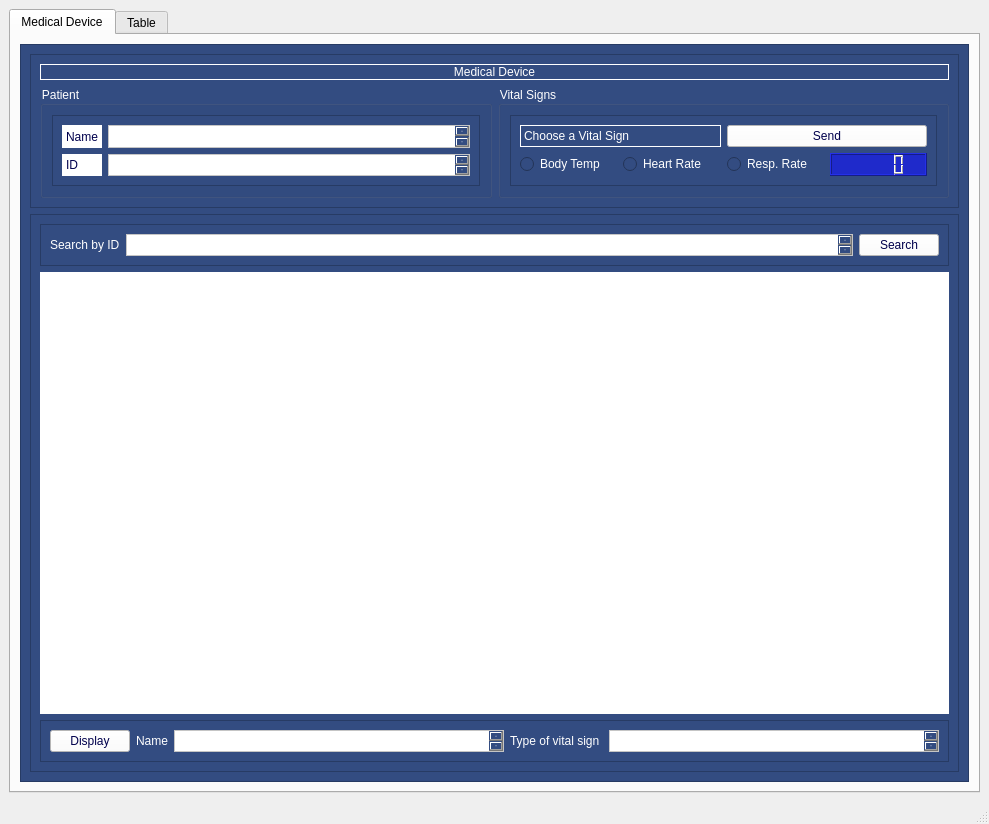
<?xml version="1.0" encoding="UTF-8"?>
<ui version="4.0">
 <class>MainWindow</class>
 <widget class="QMainWindow" name="MainWindow">
  <property name="geometry">
   <rect>
    <x>0</x>
    <y>0</y>
    <width>989</width>
    <height>824</height>
   </rect>
  </property>
  <property name="windowTitle">
   <string>MainWindow</string>
  </property>
  <widget class="QWidget" name="centralwidget">
   <layout class="QGridLayout" name="gridLayout_3">
    <item row="0" column="0">
     <widget class="QTabWidget" name="tableTab">
      <property name="currentIndex">
       <number>0</number>
      </property>
      <widget class="QWidget" name="tab">
       <attribute name="title">
        <string>Medical Device</string>
       </attribute>
       <layout class="QGridLayout" name="gridLayout_8">
        <item row="0" column="0">
         <widget class="QFrame" name="frame">
          <property name="styleSheet">
           <string notr="true">background-color:rgb(51, 76, 129);
color: white;
</string>
          </property>
          <property name="frameShape">
           <enum>QFrame::StyledPanel</enum>
          </property>
          <property name="frameShadow">
           <enum>QFrame::Raised</enum>
          </property>
          <layout class="QVBoxLayout" name="verticalLayout">
           <item>
            <widget class="QFrame" name="frame_6">
             <property name="styleSheet">
              <string notr="true"/>
             </property>
             <property name="frameShape">
              <enum>QFrame::StyledPanel</enum>
             </property>
             <property name="frameShadow">
              <enum>QFrame::Raised</enum>
             </property>
             <layout class="QGridLayout" name="gridLayout_7">
              <item row="0" column="0" colspan="2">
               <widget class="QLabel" name="label_12">
                <property name="styleSheet">
                 <string notr="true">border-width: 1px 1px 1px 1px; /* top, right, bottom, left */
font: 75 18pt &quot;MS Shell Dlg 2&quot;;
    border-style: solid;
    border-color: white;
color: white;</string>
                </property>
                <property name="text">
                 <string>Medical Device</string>
                </property>
                <property name="alignment">
                 <set>Qt::AlignCenter</set>
                </property>
               </widget>
              </item>
              <item row="1" column="0">
               <widget class="QGroupBox" name="groupBox">
                <property name="styleSheet">
                 <string notr="true">color: white;</string>
                </property>
                <property name="title">
                 <string>Patient</string>
                </property>
                <layout class="QGridLayout" name="gridLayout_6">
                 <item row="0" column="0">
                  <widget class="QFrame" name="frame_2">
                   <property name="frameShape">
                    <enum>QFrame::StyledPanel</enum>
                   </property>
                   <property name="frameShadow">
                    <enum>QFrame::Raised</enum>
                   </property>
                   <layout class="QGridLayout" name="gridLayout">
                    <item row="0" column="0">
                     <widget class="QLabel" name="label_10">
                      <property name="sizePolicy">
                       <sizepolicy hsizetype="Preferred" vsizetype="Ignored">
                        <horstretch>0</horstretch>
                        <verstretch>0</verstretch>
                       </sizepolicy>
                      </property>
                      <property name="styleSheet">
                       <string notr="true">border-width: 1px 1px 1px 1px; /* top, right, bottom, left */
    border-style: solid;
    border-color: white;
color:rgb(0, 0, 76);
background-color:white;</string>
                      </property>
                      <property name="text">
                       <string>Name</string>
                      </property>
                     </widget>
                    </item>
                    <item row="0" column="1">
                     <widget class="QTextEdit" name="name_textbox">
                      <property name="sizePolicy">
                       <sizepolicy hsizetype="Expanding" vsizetype="Ignored">
                        <horstretch>0</horstretch>
                        <verstretch>0</verstretch>
                       </sizepolicy>
                      </property>
                      <property name="styleSheet">
                       <string notr="true">background-color:white;
color:black;</string>
                      </property>
                     </widget>
                    </item>
                    <item row="1" column="0">
                     <widget class="QLabel" name="label_11">
                      <property name="sizePolicy">
                       <sizepolicy hsizetype="Preferred" vsizetype="Ignored">
                        <horstretch>0</horstretch>
                        <verstretch>0</verstretch>
                       </sizepolicy>
                      </property>
                      <property name="styleSheet">
                       <string notr="true">border-width: 1px 1px 1px 1px; /* top, right, bottom, left */
    border-style: solid;
    border-color: white;
color:rgb(0, 0, 76);
background-color:white;</string>
                      </property>
                      <property name="text">
                       <string>ID</string>
                      </property>
                     </widget>
                    </item>
                    <item row="1" column="1">
                     <widget class="QTextEdit" name="id_textbox">
                      <property name="sizePolicy">
                       <sizepolicy hsizetype="Expanding" vsizetype="Ignored">
                        <horstretch>0</horstretch>
                        <verstretch>0</verstretch>
                       </sizepolicy>
                      </property>
                      <property name="styleSheet">
                       <string notr="true">background-color:white;
color:black;</string>
                      </property>
                     </widget>
                    </item>
                   </layout>
                  </widget>
                 </item>
                </layout>
               </widget>
              </item>
              <item row="1" column="1">
               <widget class="QGroupBox" name="groupBox_2">
                <property name="sizePolicy">
                 <sizepolicy hsizetype="Expanding" vsizetype="Preferred">
                  <horstretch>0</horstretch>
                  <verstretch>0</verstretch>
                 </sizepolicy>
                </property>
                <property name="styleSheet">
                 <string notr="true">color: white;</string>
                </property>
                <property name="title">
                 <string>Vital Signs</string>
                </property>
                <layout class="QGridLayout" name="gridLayout_5">
                 <item row="0" column="0">
                  <widget class="QFrame" name="frame_3">
                   <property name="frameShape">
                    <enum>QFrame::StyledPanel</enum>
                   </property>
                   <property name="frameShadow">
                    <enum>QFrame::Raised</enum>
                   </property>
                   <layout class="QGridLayout" name="gridLayout_2">
                    <item row="0" column="0" colspan="2">
                     <widget class="QLabel" name="label_13">
                      <property name="styleSheet">
                       <string notr="true">border-width: 1px 1px 1px 1px; /* top, right, bottom, left */
    border-style: solid;
    border-color: white;</string>
                      </property>
                      <property name="text">
                       <string>Choose a Vital Sign</string>
                      </property>
                     </widget>
                    </item>
                    <item row="0" column="2" colspan="2">
                     <widget class="QPushButton" name="send_button">
                      <property name="styleSheet">
                       <string notr="true">color:rgb(0, 0, 76);
background-color:white;
</string>
                      </property>
                      <property name="text">
                       <string>Send</string>
                      </property>
                     </widget>
                    </item>
                    <item row="2" column="0">
                     <widget class="QRadioButton" name="bodytemp_radioButton">
                      <property name="text">
                       <string>Body Temp</string>
                      </property>
                     </widget>
                    </item>
                    <item row="2" column="1">
                     <widget class="QRadioButton" name="heartrate_radioButton">
                      <property name="text">
                       <string>Heart Rate</string>
                      </property>
                     </widget>
                    </item>
                    <item row="2" column="3">
                     <widget class="QLCDNumber" name="lcdNumber">
                      <property name="styleSheet">
                       <string notr="true">background-color:rgb(31, 42, 203);
</string>
                      </property>
                     </widget>
                    </item>
                    <item row="2" column="2">
                     <widget class="QRadioButton" name="respiratory_radioButton">
                      <property name="text">
                       <string>Resp. Rate</string>
                      </property>
                     </widget>
                    </item>
                   </layout>
                  </widget>
                 </item>
                </layout>
               </widget>
              </item>
             </layout>
            </widget>
           </item>
           <item>
            <widget class="QFrame" name="frame_4">
             <property name="frameShape">
              <enum>QFrame::StyledPanel</enum>
             </property>
             <property name="frameShadow">
              <enum>QFrame::Raised</enum>
             </property>
             <layout class="QGridLayout" name="gridLayout_4">
              <item row="0" column="0">
               <widget class="QFrame" name="frame_5">
                <property name="frameShape">
                 <enum>QFrame::StyledPanel</enum>
                </property>
                <property name="frameShadow">
                 <enum>QFrame::Raised</enum>
                </property>
                <layout class="QHBoxLayout" name="horizontalLayout">
                 <item>
                  <widget class="QLabel" name="label_2">
                   <property name="text">
                    <string>Search by ID</string>
                   </property>
                  </widget>
                 </item>
                 <item>
                  <widget class="QTextEdit" name="searchbyid_textbox">
                   <property name="sizePolicy">
                    <sizepolicy hsizetype="Expanding" vsizetype="Ignored">
                     <horstretch>0</horstretch>
                     <verstretch>0</verstretch>
                    </sizepolicy>
                   </property>
                   <property name="styleSheet">
                    <string notr="true">background-color:white;
color:black;</string>
                   </property>
                  </widget>
                 </item>
                 <item>
                  <widget class="QPushButton" name="search_button">
                   <property name="styleSheet">
                    <string notr="true">color:rgb(0, 0, 76);
background-color:white;</string>
                   </property>
                   <property name="text">
                    <string>Search</string>
                   </property>
                  </widget>
                 </item>
                </layout>
               </widget>
              </item>
              <item row="1" column="0">
               <widget class="PlotWidget" name="widget" native="true">
                <property name="sizePolicy">
                 <sizepolicy hsizetype="Preferred" vsizetype="Expanding">
                  <horstretch>0</horstretch>
                  <verstretch>0</verstretch>
                 </sizepolicy>
                </property>
                <property name="styleSheet">
                 <string notr="true">background-color:white;
</string>
                </property>
               </widget>
              </item>
              <item row="2" column="0">
               <widget class="QFrame" name="frame_7">
                <property name="sizePolicy">
                 <sizepolicy hsizetype="Preferred" vsizetype="Fixed">
                  <horstretch>0</horstretch>
                  <verstretch>0</verstretch>
                 </sizepolicy>
                </property>
                <property name="styleSheet">
                 <string notr="true"/>
                </property>
                <property name="frameShape">
                 <enum>QFrame::StyledPanel</enum>
                </property>
                <property name="frameShadow">
                 <enum>QFrame::Raised</enum>
                </property>
                <layout class="QHBoxLayout" name="horizontalLayout_2">
                 <item>
                  <widget class="QPushButton" name="display_button">
                   <property name="styleSheet">
                    <string notr="true">color:rgb(0, 0, 76);
background-color:white;</string>
                   </property>
                   <property name="text">
                    <string>Display</string>
                   </property>
                  </widget>
                 </item>
                 <item>
                  <widget class="QLabel" name="label_3">
                   <property name="sizePolicy">
                    <sizepolicy hsizetype="Preferred" vsizetype="Ignored">
                     <horstretch>0</horstretch>
                     <verstretch>0</verstretch>
                    </sizepolicy>
                   </property>
                   <property name="text">
                    <string>Name</string>
                   </property>
                  </widget>
                 </item>
                 <item>
                  <widget class="QTextEdit" name="displayed_name_textbox">
                   <property name="sizePolicy">
                    <sizepolicy hsizetype="Expanding" vsizetype="Ignored">
                     <horstretch>0</horstretch>
                     <verstretch>0</verstretch>
                    </sizepolicy>
                   </property>
                   <property name="styleSheet">
                    <string notr="true">background-color:white;
color:black;</string>
                   </property>
                  </widget>
                 </item>
                 <item>
                  <widget class="QLabel" name="label_4">
                   <property name="sizePolicy">
                    <sizepolicy hsizetype="Preferred" vsizetype="Ignored">
                     <horstretch>0</horstretch>
                     <verstretch>0</verstretch>
                    </sizepolicy>
                   </property>
                   <property name="text">
                    <string>Type of vital sign </string>
                   </property>
                  </widget>
                 </item>
                 <item>
                  <widget class="QTextEdit" name="displayed_vital_sign_textbox">
                   <property name="sizePolicy">
                    <sizepolicy hsizetype="Expanding" vsizetype="Ignored">
                     <horstretch>0</horstretch>
                     <verstretch>0</verstretch>
                    </sizepolicy>
                   </property>
                   <property name="styleSheet">
                    <string notr="true">background-color:white;
color:black;</string>
                   </property>
                  </widget>
                 </item>
                </layout>
               </widget>
              </item>
             </layout>
            </widget>
           </item>
          </layout>
         </widget>
        </item>
       </layout>
      </widget>
      <widget class="QWidget" name="tab_2">
       <attribute name="title">
        <string>Table</string>
       </attribute>
       <layout class="QVBoxLayout" name="verticalLayout_2">
        <item>
         <widget class="QFrame" name="frame_8">
          <property name="styleSheet">
           <string notr="true">background-color:rgb(51, 76, 129);
color: white;
</string>
          </property>
          <property name="frameShape">
           <enum>QFrame::StyledPanel</enum>
          </property>
          <property name="frameShadow">
           <enum>QFrame::Raised</enum>
          </property>
          <layout class="QGridLayout" name="gridLayout_9">
           <item row="0" column="1">
            <widget class="QPushButton" name="searchByVitalBtn">
             <property name="text">
              <string>Search</string>
             </property>
            </widget>
           </item>
           <item row="1" column="0" colspan="2">
            <widget class="QTableWidget" name="tableWidget">
             <property name="styleSheet">
              <string notr="true">color:black;
border: 1px solid black;
background-color:white
</string>
             </property>
             <attribute name="horizontalHeaderCascadingSectionResizes">
              <bool>true</bool>
             </attribute>
             <attribute name="horizontalHeaderDefaultSectionSize">
              <number>230</number>
             </attribute>
             <attribute name="horizontalHeaderStretchLastSection">
              <bool>true</bool>
             </attribute>
             <attribute name="verticalHeaderVisible">
              <bool>false</bool>
             </attribute>
             <attribute name="verticalHeaderShowSortIndicator" stdset="0">
              <bool>false</bool>
             </attribute>
             <attribute name="verticalHeaderStretchLastSection">
              <bool>false</bool>
             </attribute>
             <column>
              <property name="text">
               <string>Id</string>
              </property>
             </column>
             <column>
              <property name="text">
               <string>Name</string>
              </property>
             </column>
             <column>
              <property name="text">
               <string>Vital Sign</string>
              </property>
             </column>
             <column>
              <property name="text">
               <string>Readings</string>
              </property>
             </column>
            </widget>
           </item>
           <item row="0" column="0">
            <widget class="QTextEdit" name="searchByVitalTextBox">
             <property name="maximumSize">
              <size>
               <width>16777215</width>
               <height>23</height>
              </size>
             </property>
             <property name="styleSheet">
              <string notr="true">color:black;
background-color:white;</string>
             </property>
             <property name="placeholderText">
              <string>search by vital sign</string>
             </property>
            </widget>
           </item>
          </layout>
         </widget>
        </item>
       </layout>
      </widget>
     </widget>
    </item>
   </layout>
  </widget>
  <widget class="QMenuBar" name="menubar">
   <property name="geometry">
    <rect>
     <x>0</x>
     <y>0</y>
     <width>989</width>
     <height>21</height>
    </rect>
   </property>
  </widget>
  <widget class="QStatusBar" name="statusbar"/>
 </widget>
 <customwidgets>
  <customwidget>
   <class>PlotWidget</class>
   <extends>QWidget</extends>
   <header>pyqtgraph</header>
   <container>1</container>
  </customwidget>
 </customwidgets>
 <resources/>
 <connections/>
</ui>
